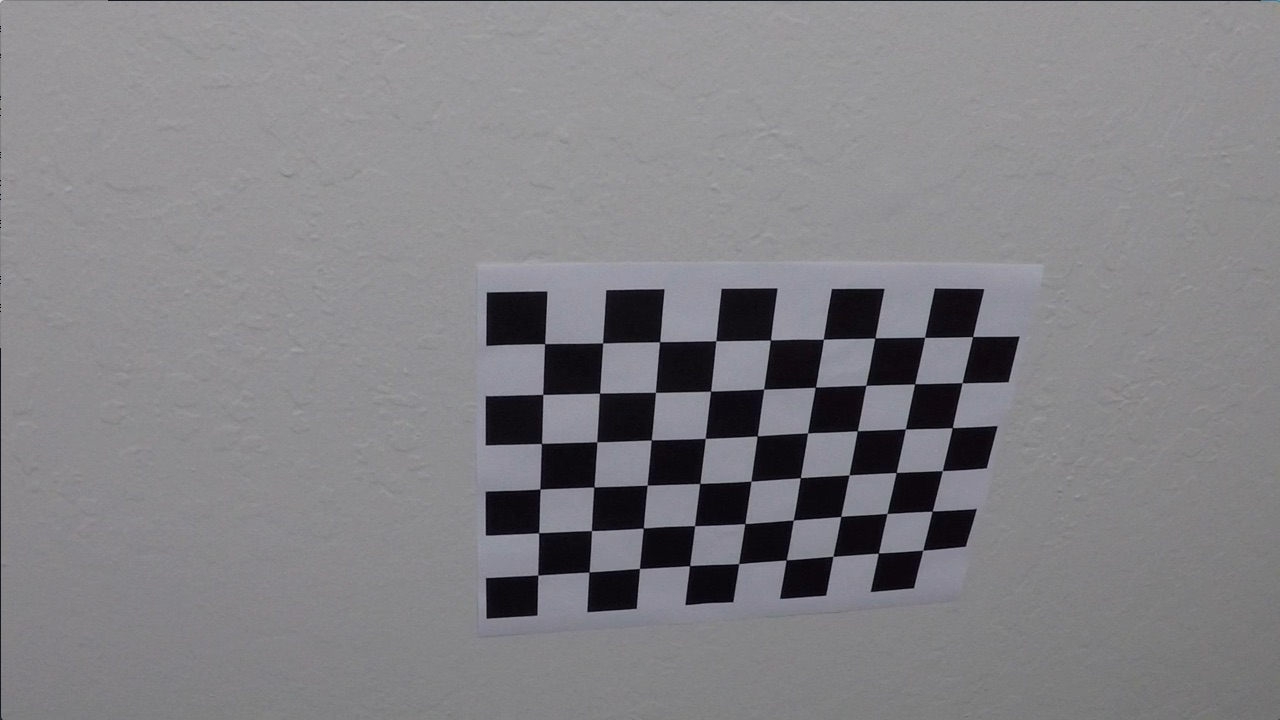
#> input picture SelfDrivingCar/AdavancedLaneLines/camera_cal/calibration10.jpg, 1280 x 720 px; its folder holds only this picture in this run
$ jupyter execute --allow-errors Notebook.ipynb   (shell and % lines are left out)   (older library calls are emulated)
#> lines starting #> are read from the running program, lines starting #| are printed output that depends on the picture; after the words box and inside, x2 and y2 are one past the last pixel; in counts of white or black regions, pixels touching at a corner belong together
[cell 1]
import numpy as np
import cv2
import glob
import os
import matplotlib.pyplot as plt
import matplotlib.image as mpimg
from matplotlib.patches import Polygon

# Import everything needed to edit/save/watch video clips
from moviepy.editor import VideoFileClip
from IPython.display import HTML

[cell 2]
def calibrateCamera(images, nx=9,ny=6):
#> called with nx = 9, ny = 6
    objp = np.zeros((nx * ny, 3), np.float32)
    objp[:,:2] = np.mgrid[0:nx, 0:ny].T.reshape(-1, 2)
    objpoints = [] # 3d points in real world space
    imgpoints = [] # 2d points in image plane.
    for fname in images:
        img = mpimg.imread(fname)
#> img is the input picture: shape (720, 1280, 3); mean R, G, B 130.2, 129.4, 133.1
        gray = cv2.cvtColor(img,cv2.COLOR_RGB2GRAY)
        ret,corners = cv2.findChessboardCorners(gray,(nx,ny),None)
#> ret = True; corners = 54 rows, first 8: [545.3, 343.1], [602.7, 342.8], [660.1, 341.3], [715.8, 340.7], [770.6, 340], [823.5, 339.2], [874.3, 338.5], [925.1, 337.4]
        if ret:
            objpoints.append(objp)
            imgpoints.append(corners)
    if(len(objpoints)!=0):
        ret, mtx, dist, rvecs, tvecs = cv2.calibrateCamera(objpoints, imgpoints, gray.shape[::-1], None, None)
#> ret = 0.68; mtx = [[1143.7, 0, 681.7], [0, 1109.2, 367.7], [0, 0, 1]]; dist = [[-0.515, 2.99, -0.00876, 0.00937, 1.41]]; rvecs = ([0.451, -0.252, 0.0361],); tvecs = ([-2.31, -0.422, 19.12],)
    else:
        ret, mtx, dist, rvecs, tvecs = (None,None,None,None,None)
    return ret, mtx, dist, rvecs, tvecs
images = glob.glob('camera_cal/calibration*.jpg')
ret, mtx, dist, rvecs, tvecs = calibrateCamera(images)
#> ret = 0.68; dist = [[-0.515, 2.99, -0.00876, 0.00937, 1.41]]; rvecs = ([0.451, -0.252, 0.0361],); tvecs = ([-2.31, -0.422, 19.12],)

#> (a cell that did not finish here is left out)

Loading a test image and undistort it

[cell 4]
img = mpimg.imread('test_images/test2.jpg')
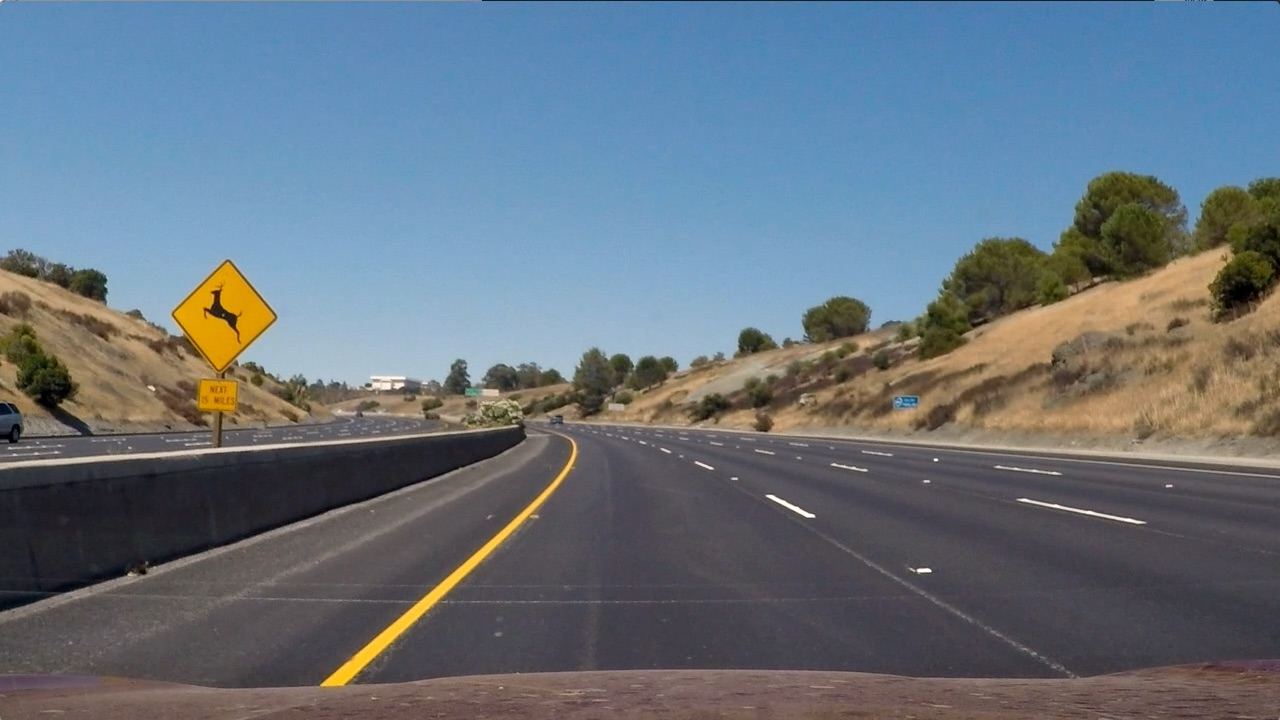
#> input picture SelfDrivingCar/AdavancedLaneLines/test_images/test2.jpg, 1280 x 720 px
#> img is the input picture: shape (720, 1280, 3); mean R, G, B 102.8, 114.6, 125.5
gray = cv2.cvtColor(img, cv2.COLOR_RGB2GRAY)
undistort = cv2.undistort(img,mtx,dist,None,mtx)


#> (the rest of this cell did not finish here and is left out)

Thresholding Image Code

[cell 5]
def absThresh(img,orient='x', thresh=[0,255]):
    gray = cv2.cvtColor(img,cv2.COLOR_RGB2GRAY)
    if(orient == 'x'):
        sobel = cv2.Sobel(gray,cv2.CV_64F,1,0,ksize=3)
    else:
        sobel = cv2.Sobel(gray,cv2.CV_64F,0,1,ksize=3)
    absSobel = np.absolute(sobel)
    scaledSobel = np.uint8(absSobel*255/np.max(absSobel))
    binary_output = np.zeros_like(scaledSobel)
    binary_output[(scaledSobel>thresh[0])&(scaledSobel<=thresh[1])]=1
    return binary_output

[cell 6]
def magThresh(img,thresh=[0,255]):
    gray = cv2.cvtColor(img,cv2.COLOR_RGB2GRAY)
    sobelX = cv2.Sobel(gray,cv2.CV_64F,1,0,ksize=3)
    sobelY = cv2.Sobel(gray,cv2.CV_64F,0,1,ksize=3)
    mag = np.sqrt(sobelX**2+sobelY**2)
    scaledMag = np.uint8(mag*255/np.max(mag))
    binary_output = np.zeros_like(scaledMag)
    binary_output[(scaledMag>thresh[0])&(scaledMag<=thresh[1])]=1
    return binary_output

[cell 7]
def dirThresh(img,thresh=[0,np.pi/2]):
    gray = cv2.cvtColor(img,cv2.COLOR_RGB2GRAY)
    sobelX = cv2.Sobel(gray,cv2.CV_64F,1,0,ksize=3)
    sobelY = cv2.Sobel(gray,cv2.CV_64F,0,1,ksize=3)
    dirGrad = np.arctan2(sobelY,sobelX)
    binary_output=np.zeros_like(dirGrad)
    binary_output[(dirGrad>thresh[0])&(dirGrad<=thresh[1])]=1
    return binary_output

[cell 8]
def sThresh(img,thresh=[150,255]):
    HLS = cv2.cvtColor(img,cv2.COLOR_RGB2HLS)
    s_channel = HLS[:,:,2]
    binaryS = np.zeros_like(s_channel)
    binaryS[(s_channel>thresh[0])&(s_channel<=thresh[1])]=1
    return binaryS

[cell 9]
# [11 lines left out: function combinedThreshold, not called in this run]

[cell 10]
def transform(img,src=None,dst=None):
    img_size=[img.shape[1],img.shape[0]]
    #gray = cv2.cvtColor(img,cv2.COLOR_RGB2GRAY)
    if src is None:
        src = np.float32(
                        [[300,700],
                        [550,480],
                        [750,480],
                        [1100,700]])
    if dst is None:
        dst = np.float32(
                         [[250,720],
                         [250,0],
                         [1065,0],
                         [1065,720]])
    M = cv2.getPerspectiveTransform(src,dst)
    Minv = cv2.getPerspectiveTransform(dst,src)
    warped = cv2.warpPerspective(img,M,img_size,flags=cv2.INTER_LINEAR)
    return warped,M,Minv

[cell 11]
def histogram(img):
    #gray = cv2.cvtColor(img,cv2.COLOR_RGB2GRAY)
    lowerHalf = img[img.shape[0]//2:,:]
    hist = np.sum(lowerHalf,axis=0)
    return hist

[cell 12]
img = mpimg.imread('test_images/test1.jpg')
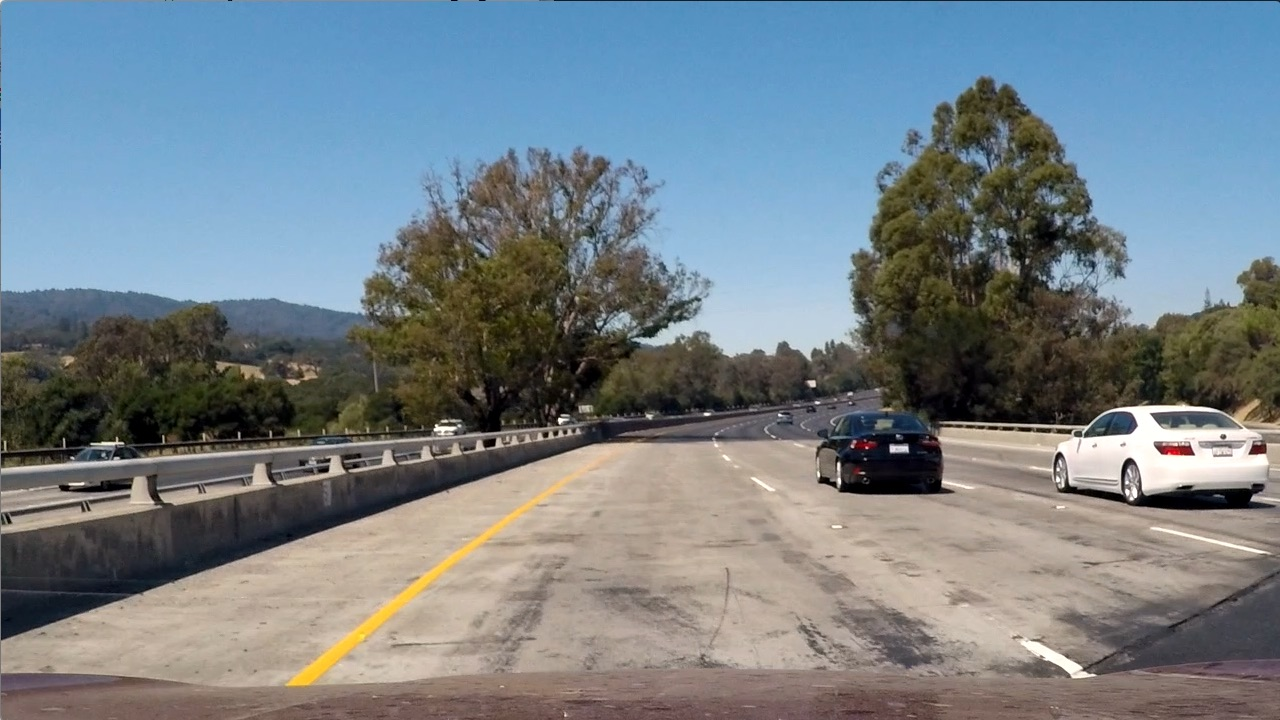
#> input picture SelfDrivingCar/AdavancedLaneLines/test_images/test1.jpg, 1280 x 720 px
#> img is the input picture: shape (720, 1280, 3); mean R, G, B 117.5, 128.7, 135.5
gradx = absThresh(img,'x',thresh=[20,100])
grady = absThresh(img,'y',thresh=[20,100])
magImg = magThresh(img,thresh=[20,100])
dirImg = dirThresh(img,thresh=[0.7,1.4])
gradient = np.zeros_like(gradx)
gradient[((gradx==1)&(grady==1)) | ((magImg==1)&(dirImg==1))]=1
sChannel = sThresh(img)
thresholded = np.zeros_like(gradx)
thresholded[(gradient==1) | (sChannel==1)]=1
#> (the rest of this cell did not finish here and is left out)

[cell 13]
src = np.float32([[280,700],[595,460],[725,460],[1125,700]])
dst = np.float32([[250,700],[250,0],[1100,0],[1100,700]])


warped,M,Minv = transform(thresholded,src,dst)
#> (the rest of this cell did not finish here and is left out)

[cell 14]
hist = histogram(warped)
plt.plot(hist)
#> (this line was passed over: IPython is not available in this run)
midpoint = int(hist.shape[0]//2)
leftRef = np.argmax(hist[:midpoint])
rightRef = np.argmax(hist[midpoint:])+midpoint
print(leftRef,rightRef)

[cell 15]
def detectLines(img,nwindows=9, margin=100):
#> called with nwindows = 9, margin = 100
    hist = histogram(img)
    midpoint = int(hist.shape[0]//2)
    leftRef = np.argmax(hist[:midpoint])
    rightRef = np.argmax(hist[midpoint:])+midpoint
    leftLaneInds=[]
    rightLaneInds=[]
    leftx_current = leftRef
    rightx_current = rightRef
    minpix = 50
    window_height = int(img.shape[0]/nwindows)
    nonzero = img.nonzero()
    nonzeroy = nonzero[0]
    nonzerox = nonzero[1]

    out_img = np.dstack((img, img, img))*255

    for window in range(nwindows):
        lowY = img.shape[0]-(window+1)*window_height
        highY = img.shape[0]-(window)*window_height

        lowLeft = leftx_current-margin
        highLeft = leftx_current+margin
        lowRight = rightx_current-margin
        highRight = rightx_current+margin

        cv2.rectangle(out_img,(lowLeft,lowY),(highLeft,highY),(255,0,0),3)
        cv2.rectangle(out_img,(lowRight,lowY),(highRight,highY),(255,0,0),2)


        goodLeftInds = ((nonzeroy>=lowY)&(nonzeroy<highY)&(nonzerox>=lowLeft)&(nonzerox<highLeft)).nonzero()[0]
        goodRightInds = ((nonzeroy>=lowY)&(nonzeroy<highY)&(nonzerox>=lowRight)&(nonzerox<highRight)).nonzero()[0]

        leftLaneInds.append(goodLeftInds)
        rightLaneInds.append(goodRightInds)

        if(len(goodLeftInds)>minpix):
            leftx_current = int(np.mean(nonzerox[goodLeftInds]))
        if(len(goodRightInds)>minpix):
            rightx_current = int(np.mean(nonzerox[goodRightInds]))

    left_lane_inds = np.concatenate(leftLaneInds)
    right_lane_inds = np.concatenate(rightLaneInds)
    print(left_lane_inds,right_lane_inds)
#> (printed output is left out)
    leftx = nonzerox[left_lane_inds]
    lefty = nonzeroy[left_lane_inds]

    rightx = nonzerox[right_lane_inds]
    righty = nonzeroy[right_lane_inds]

    left_fit = np.polyfit(lefty,leftx,2)
    right_fit = np.polyfit(righty,rightx,2)
    ploty = np.linspace(0,img.shape[0]-1, img.shape[0])
    left_fitx = left_fit[0]*ploty**2 + left_fit[1]*ploty+left_fit[2]
    right_fitx = right_fit[0]*ploty**2 + right_fit[1]*ploty+right_fit[2]
    return (left_fit,right_fit),(left_fit,ploty),(right_fit,ploty)

[cell 16]
lines_fit, left_points, right_points = detectLines(warped)

[cell 17]
def detectFurther(img,lines_fit):
    if lines_fit is None:
        return detectLines(img)

    left_fit = lines_fit[0]
    right_fit = lines_fit[1]
    nonzero = img.nonzero()
    nonzerox = nonzero[1]
    nonzeroy = nonzero[0]
    margin = 50

    left_lane_inds = ((nonzerox >(left_fit[0]*(nonzeroy**2)+left_fit[1]*nonzeroy + left_fit[2] -margin)) &
                     (nonzerox <(left_fit[0]*(nonzeroy**2)+left_fit[1]*nonzeroy + left_fit[2] +margin)) )

    right_lane_inds = ((nonzerox >(right_fit[0]*(nonzeroy**2)+right_fit[1]*nonzeroy + right_fit[2] -margin)) &
                      (nonzerox <(right_fit[0]*(nonzeroy**2)+right_fit[1]*nonzeroy + right_fit[2] +margin)))

    leftx = nonzerox[left_lane_inds]
    lefty = nonzeroy[left_lane_inds]
    rightx = nonzerox[right_lane_inds]
    righty = nonzeroy[right_lane_inds]

    if (len(leftx) == 0) or (len(rightx) == 0):
        return detectLines(img)

    left_fit_new = np.polyfit(lefty,leftx,2)
    right_fit_new = np.polyfit(righty,rightx,2)

    ploty = np.linspace(0,img.shape[0]-1, img.shape[0])
    left_fitx = left_fit_new[0]*ploty**2 + left_fit_new[1]*ploty+left_fit_new[2]
    right_fitx = right_fit_new[0]*ploty**2 + right_fit_new[1]*ploty+right_fit_new[2]
    return (left_fit_new, right_fit_new), (left_fitx,ploty), (right_fitx,ploty)

[cell 18]
lines_fit, left_points, right_points = detectFurther(warped, lines_fit)

[cell 19]
def Curvature(img,leftfit, rightfit):
    ploty = np.linspace(0,img.shape[0]-1,img.shape[0])
    leftx = leftfit[0]*ploty**2+leftfit[1]*ploty+leftfit[2]
    rightx = rightfit[0]*ploty**2+rightfit[1]*ploty+rightfit[2]

    yConv = 30/720
    xConv = 3.7/700
    y_eval = np.max(ploty)

    leftcr = np.polyfit(ploty*yConv,leftx*xConv,2)
    rightcr = np.polyfit(ploty*yConv,rightx*xConv,2)

    left_derivative = (2*leftcr[0]*y_eval*yConv+leftcr[1])**2
    left_doublederivative = 2*leftcr[0]
    leftcurvature = ((1+left_derivative)**1.5)/np.absolute(left_doublederivative)

    right_derivative = (2*rightcr[0]*y_eval*yConv+rightcr[1])**2
    right_doublederivative = 2*rightcr[0]
    rightcurvature = ((1+right_derivative)**1.5)/np.absolute(right_doublederivative)

    # Calculate vehicle center
    #left_lane and right lane bottom in pixels
    left_lane_bottom = (leftfit[0]*y_eval)**2 + leftfit[0]*y_eval + leftfit[2]
    right_lane_bottom = (rightfit[0]*y_eval)**2 + rightfit[0]*y_eval + rightfit[2]

    # Lane center as mid of left and right lane bottom
    lane_center = (left_lane_bottom + right_lane_bottom)/2.
    center_image = 640
    center = (lane_center - center_image)*xConv #Convert to meters
    position = "left" if center < 0 else "right"
    center = "Vehicle is {:.2f}m {}".format(center, position)

    return leftcurvature,rightcurvature,center

[cell 20]
left_curvature , right_curvature,center = Curvature(warped,lines_fit[0], lines_fit[1])

[cell 21]
def draw_on_image(undist, warped_img, left_fit, right_fit, M, left_curvature, right_curvature, center,show_values = False):
#> called with left_fit = array of shape (3,), right_fit = array of shape (3,), M = array of shape (3, 3), left_curvature = 700.7, right_curvature = 1094.6, center = 'Vehicle is 0.27m right', show_values = False
    ploty = np.linspace(0, warped_img.shape[0]-1, warped_img.shape[0] )
    left_fitx = left_fit[0]*ploty**2 + left_fit[1]*ploty + left_fit[2]
#> left_fitx = 720 values, max 273.3 at index 0, min 225 at index 454, mean 237.2
    right_fitx = right_fit[0]*ploty**2 + right_fit[1]*ploty + right_fit[2]
#> right_fitx = 720 values, max 1108.1 at index 719, min 1088.6 at index 359, mean 1095.1

    # Create an image to draw the lines on
    warp_zero = np.zeros_like(warped_img).astype(np.uint8)
    color_warp = np.dstack((warp_zero, warp_zero, warp_zero))

    # Recast the x and y points into usable format for cv2.fillPoly()
    pts_left = np.array([np.transpose(np.vstack([left_fitx, ploty]))])
#> pts_left = 720 pairs, first value 225 to 273.3, second value 0 to 719
    pts_right = np.array([np.flipud(np.transpose(np.vstack([right_fitx, ploty])))])
#> pts_right = 720 pairs, first value 1088.6 to 1108.1, second value 0 to 719
    pts = np.hstack((pts_left, pts_right))
#> pts = 1440 pairs, first value 225 to 1108.1, second value 0 to 719

    # Draw the lane onto the warped blank image
    cv2.fillPoly(color_warp, np.int_([pts]), (0,255, 0))
    Minv = np.linalg.inv(M)
    # Warp the blank back to original image space using inverse perspective matrix (Minv)
    newwarp = cv2.warpPerspective(color_warp, Minv, (undist.shape[1], img.shape[0]))
    # Combine the result with the original image
    result = cv2.addWeighted(undist, 1, newwarp, 0.3, 0)

    cv2.putText(result, 'Left curvature: {:.0f} m'.format(left_curvature), (50, 50), cv2.FONT_HERSHEY_DUPLEX, 1, (255, 255, 255), 2)
    cv2.putText(result, 'Right curvature: {:.0f} m'.format(right_curvature), (50, 100), cv2.FONT_HERSHEY_DUPLEX, 1, (255, 255, 255), 2)
    cv2.putText(result, '{}'.format(center), (50, 150), cv2.FONT_HERSHEY_DUPLEX, 1, (255, 255, 255), 2)

    return result

[cell 22]
final = draw_on_image(img,warped,lines_fit[0],lines_fit[1], M,left_curvature, right_curvature,center)
plt.imshow(final)
#> (this line was passed over: IPython is not available in this run)

[cell 23]
def pipeline(img):
    lines_fit = None
    gradX = absThresh(img, orient='x', thresh=[30, 100])
    gradY = absThresh(img, orient='y', thresh=[30, 100])

    # Calculate gradient magnitude
    mag_binary = magThresh(img, thresh=[50, 100])

    # Calculate gradient direction
    dir_binary = dirThresh(img, thresh=[0.7, 1.3])

    # Calculate color threshold
    col_binary = sThresh(img, thresh=[170, 255])
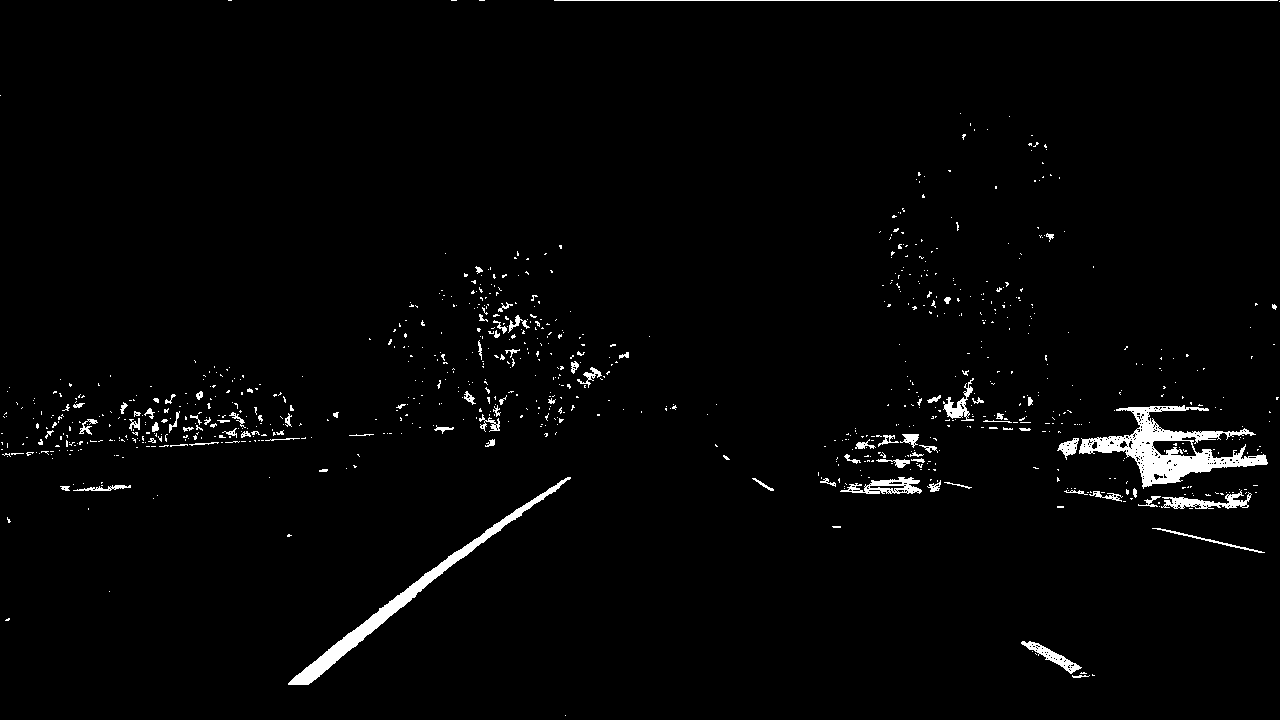
#> col_binary: shape (720, 1280); values 0 (black) and 1 (white), 2.1% white; 882 white regions (791 under 20 px), largest, box (x1, y1, x2, y2) and area: (1079, 405, 1268, 489) 4990, (288, 477, 571, 685) 3430, (554, 0, 1278, 1) 724
    gradient = np.zeros_like(gradX)
    gradient[((gradX==1)&(gradY==1)) | ((mag_binary==1)&(dir_binary==1))]=1
    sChannel = sThresh(img)
    thresholded = np.zeros_like(gradX)
    thresholded[(gradient==1) | (sChannel==1)]=1
    # Combine all the thresholds to identify the lane lines


    # Apply a perspective transform to rectify binary image ("birds-eye view")
    src_coordinates = np.float32(
        [[280,  700],  # Bottom left
            [595,  460],  # Top left
            [725,  460],  # Top right
            [1125, 700]]) # Bottom right

    dst_coordinates = np.float32(
         [[250,  720],  # Bottom left
            [250,    0],  # Top left
            [1065,   0],  # Top right
            [1065, 720]]) # Bottom right

    combined_warped, _, Minv = transform(thresholded, src_coordinates, dst_coordinates)


    lines_fit, left_points, right_points = detectFurther(combined_warped, lines_fit)
#> (printed output is left out)
    left_curvature , right_curvature,center = Curvature(warped,lines_fit[0], lines_fit[1])

    # Warp the detected lane boundaries back onto the original image.
    final = draw_on_image(img,warped,lines_fit[0],lines_fit[1], M,left_curvature, right_curvature,center)
    return final


path1 = "test_images/"
path2 = "output_images"
data_path = os.path.join(path1,'*.jpg')
files = glob.glob(data_path)
for f1 in files:
    img = cv2.imread(f1)
    img_ret = pipeline(img)
    pt = os.path.split(f1)
    file_path = os.path.join(path2,pt[1])
    cv2.imwrite(file_path,img_ret)
